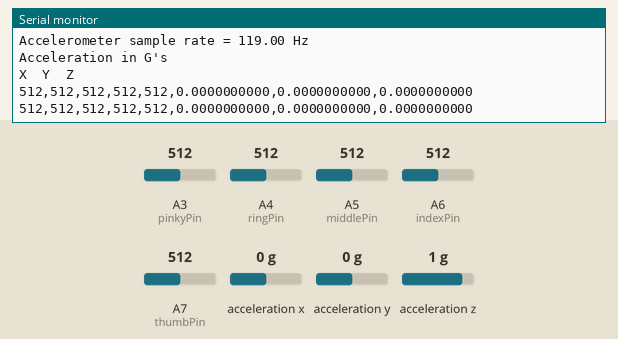
The sketch below on a simulated Arduino Nano 33 BLE. Parts: the last lines printed to the serial monitor. The inputs (shaded band) are chosen by the test bench; at power-on: acceleration x 0 g, A3 (pinkyPin) = 512, A4 (ringPin) = 512, A5 (middlePin) = 512, A6 (indexPin) = 512, A7 (thumbPin) = 512, acceleration y 0 g, acceleration z 1 g.

Above: at 3.2 s.
3.3 s: acceleration x set to -1.4 g
At 4.6 s:
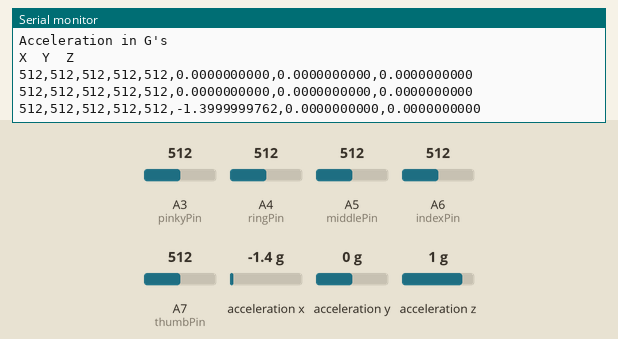
4.8 s: A3 (pinkyPin) set to 716
At 5.8 s:
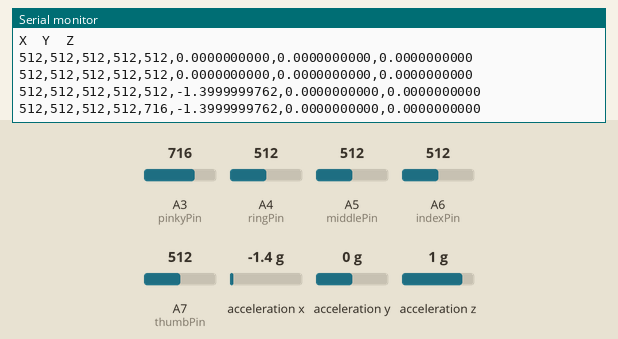
6.3 s: A4 (ringPin) set to 716
At 7.6 s:
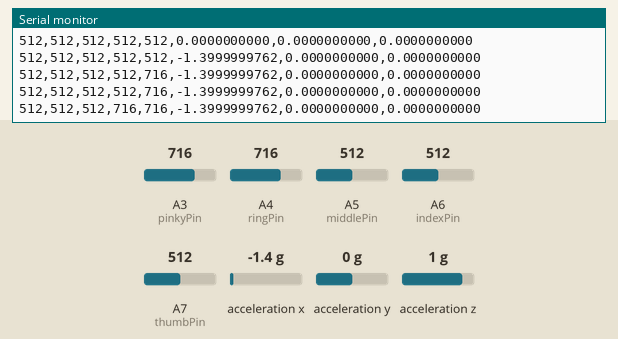
7.8 s: A5 (middlePin) set to 716
At 8.7 s:
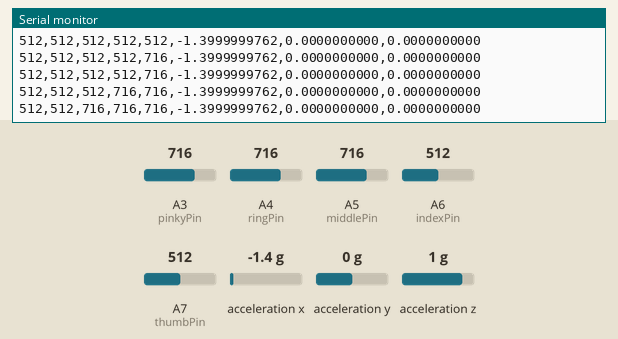
9.3 s: A6 (indexPin) set to 716
At 10.4 s:
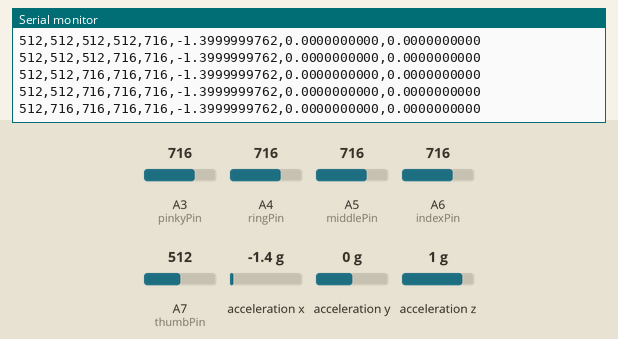
10.8 s: A7 (thumbPin) set to 716
At 11.8 s:
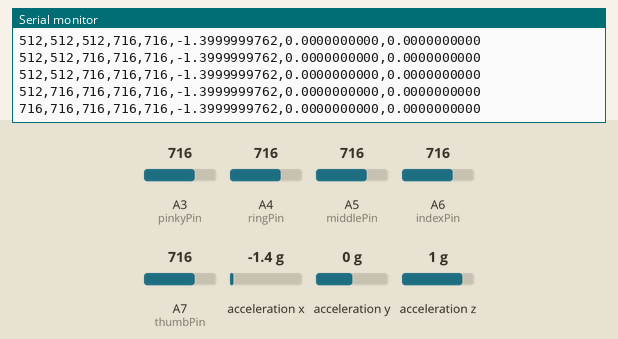

The sketch:

FlexTest.ino
```cpp
#include <Arduino_LSM9DS1.h>
//#include <stdio.h>
// Change these constants according to your project's design
const int thumbPin = A7;      // Pin connected to voltage divider output flexPin1
const int indexPin = A6;      //flexPin2
const int middlePin = A5;
const int ringPin = A4;
const int pinkyPin = A3;
//const float VCC = 3.3;      // voltage at Ardunio 5V line
//const float R_DIV = 47000.0;  // resistor used to create a voltage divider
float ax, ay, az= 0;

float minVal = -1.0;
float maxVal = 1.0;

bool debug_flag = false;

float initx, inity, initz = 0;

void setup() {
  // put your setup code here, to run once:
  delay(2000);
  Serial.begin(9600);
  pinMode(thumbPin, INPUT);
  pinMode(indexPin, INPUT);
  pinMode(middlePin, INPUT);
  pinMode(ringPin, INPUT);
  pinMode(pinkyPin, INPUT);

  if (!IMU.begin()) {
    Serial.println("Failed to initialize IMU!");
    while (1);
  }

  Serial.print("Accelerometer sample rate = ");
  Serial.print(IMU.accelerationSampleRate());
  Serial.println(" Hz");
  Serial.println();
  Serial.println("Acceleration in G's");
  Serial.println("X\tY\tZ");


  while (! IMU.accelerationAvailable()) {
    delay(50);
    Serial.println("Not ready yet");
  }
  IMU.readAcceleration(initx, inity, initz);
}

void loop() {
  // put your main code here, to run repeatedly:
  int ADCthumb = analogRead(thumbPin);
  int ADCindex = analogRead(indexPin);
  int ADCmiddle = analogRead(middlePin);
  int ADCring = analogRead(ringPin);
  int ADCpinky = analogRead(pinkyPin);
  if (IMU.accelerationAvailable()) {
    IMU.readAcceleration(ax, ay, az);
    //to zero out initial value of accelerometer
    ax = ax-initx;
    ay = ay-inity;
    az = az-initz;
  }
  else {
    Serial.print("Gyroscope not available");
  }
  if (debug_flag) {
    //float Vvalue = ADCflex*VCC / 1023;
    Serial.print("Thumb Finger: ");
    Serial.println(ADCthumb);

    Serial.print("Index Finger: ");
    Serial.println(ADCindex);

    Serial.print("Middle Finger: ");
    Serial.println(ADCmiddle);

    Serial.print("Ring Finger: ");
    Serial.println(ADCring);

    Serial.print("Pinky Finger: ");
    Serial.println(ADCpinky);

    int xAng = ax * 90;
    int yAng = ay * 90;
    int zAng = az * 90;
    Serial.print("Acceleration: ");
    Serial.printf("%.5f, %.5f, %.5f\n", ax, ay, az);
    Serial.printf("%d, %d, %d\n", xAng, yAng, zAng);

    Serial.println(" ");
    Serial.println(" ");
  }
  else {
    Serial.printf("%d,%d,%d,%d,%d,%.10f,%.10f,%.10f", ADCthumb, ADCindex, ADCmiddle, ADCring, ADCpinky, ax, ay, az);
    Serial.printf("\n");
  }

  delay(1000);
}
```

Measured:
- after the input at 3.3 s, the serial monitor: prints a new line after 0.71 s (image 1)
- after the input at 4.8 s, the serial monitor: prints a new line after 0.21 s (image 2)
- after the input at 6.3 s, the serial monitor: prints a new line after 0.71 s (image 3)
- after the input at 7.8 s, the serial monitor: prints a new line after 0.22 s (image 4)
- after the input at 9.3 s, the serial monitor: prints a new line after 0.72 s (image 5)
- after the input at 10.8 s, the serial monitor: prints a new line after 0.22 s (image 6)
